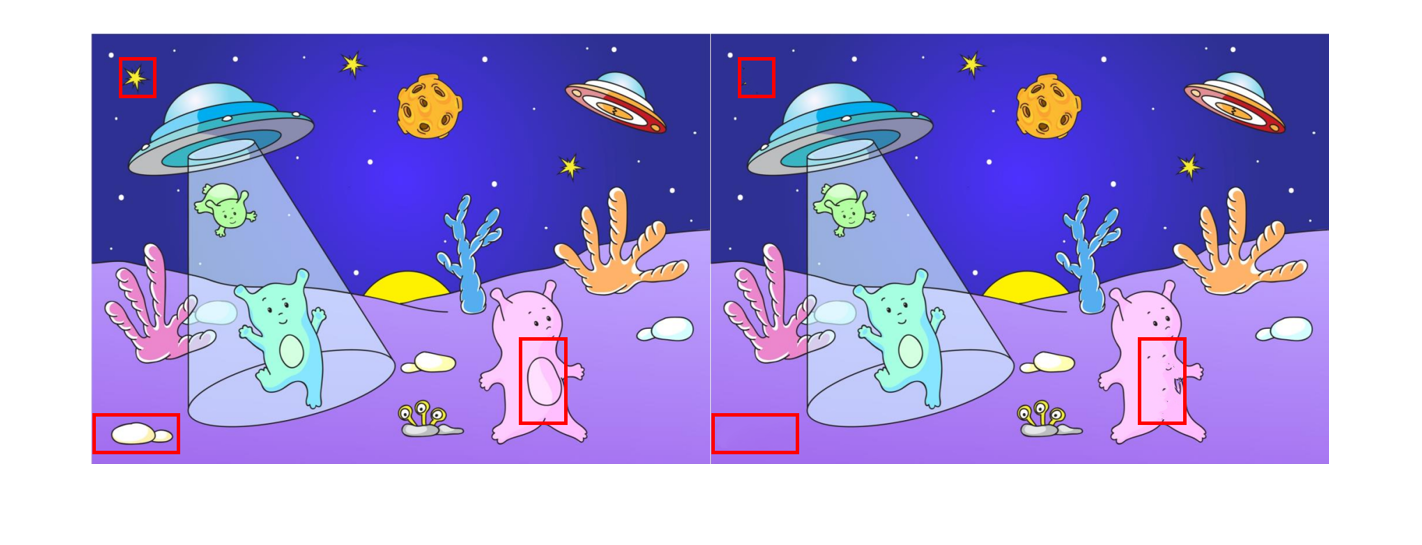
%> input picture montage1.png, 1422 x 545 px
$ octave --eval "result = segmentImage(imread('montage1.png'));"   (GNU Octave 9; MATLAB toolbox functions it lacks are replaced by stand-ins)
%> lines starting %> are read from the running program, lines starting %| are printed output that depends on the picture; in (x1, y1, x2, y2) boxes, pixels count from 0 and x2, y2 are one past the last pixel; in counts of white or black regions, pixels touching at a corner belong together; the program's own positions count from 1
function [BW,maskedImage] = segmentImage(X)
%segmentImage Segment image using auto-generated code from Image Segmenter app
%  [BW,MASKEDIMAGE] = segmentImage(X) segments image X using auto-generated
%  code from the Image Segmenter app. The final segmentation is returned in
%  BW, and a masked image is returned in MASKEDIMAGE.

% Auto-generated by imageSegmenter app on 18-Feb-2024
%----------------------------------------------------


% Adjust data to span data range.
X = imadjust(X);
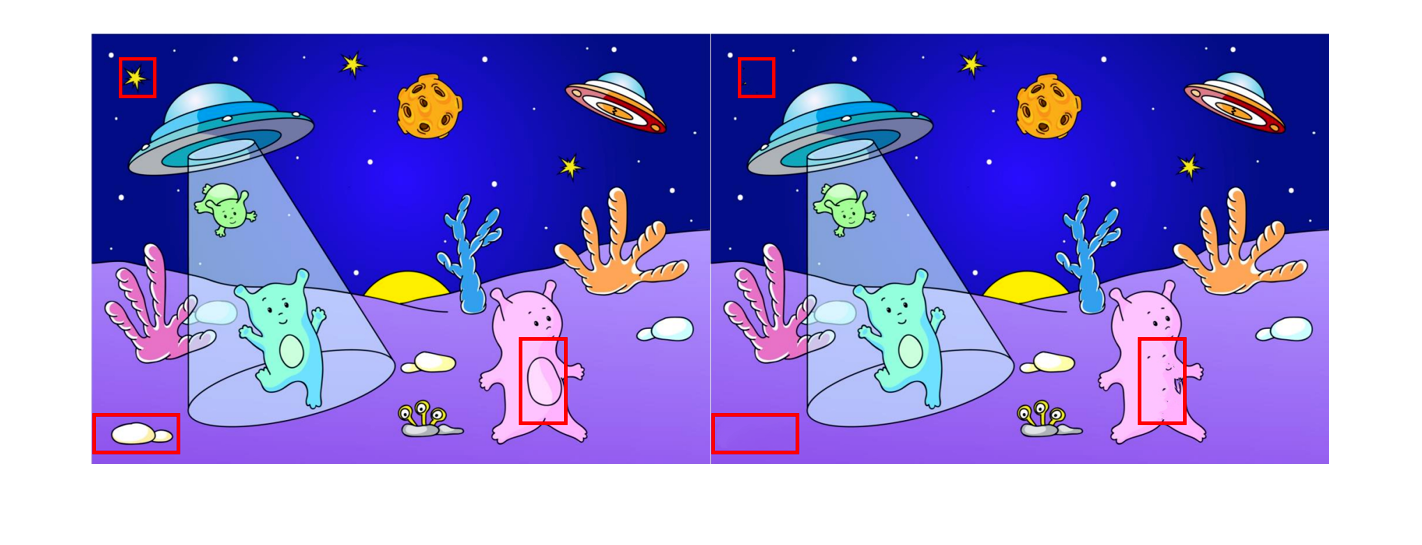
%> X: size 545x1422x3 uint8; mean R, G, B 149, 140.1, 213.1

% Threshold image with global threshold
BW = imbinarize(im2gray(X));
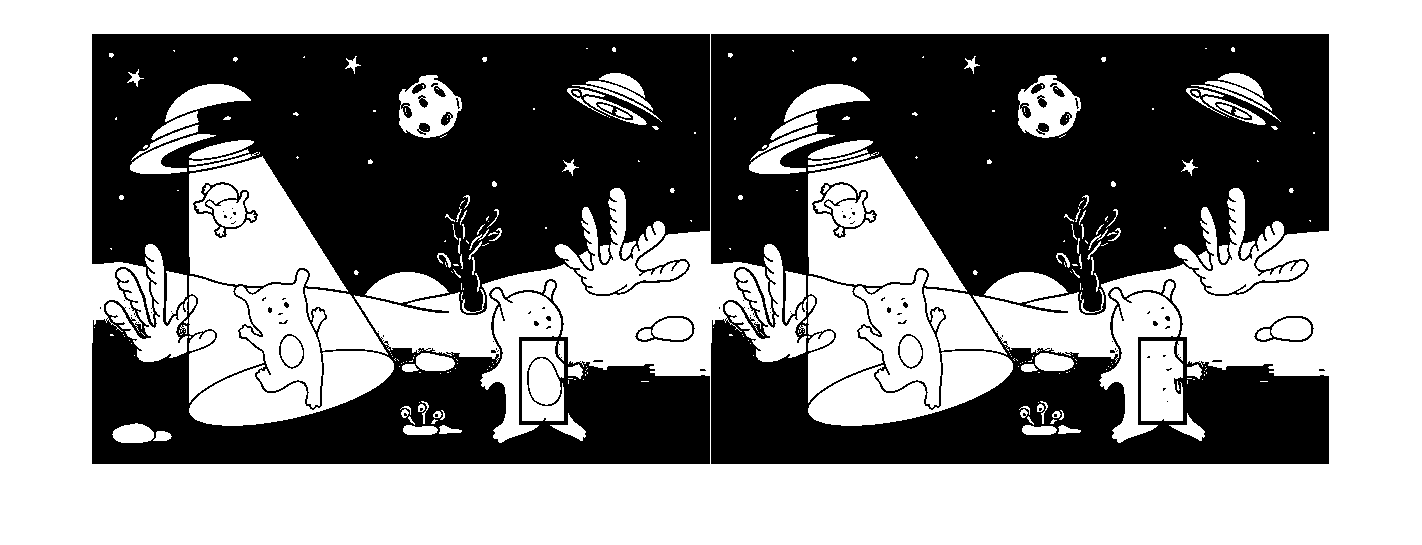
%> BW: size 545x1422 logical; 54.7% white; 95 black regions (71 under 20 px), largest, box (x1, y1, x2, y2) and area: (711, 34, 1329, 464) 174221, (92, 34, 710, 464) 173482, (193, 182, 258, 238) 616

% Dilate mask with default
radius = 6;
decomposition = 0;
se = strel('disk', radius, decomposition);
BW = imdilate(BW, se);
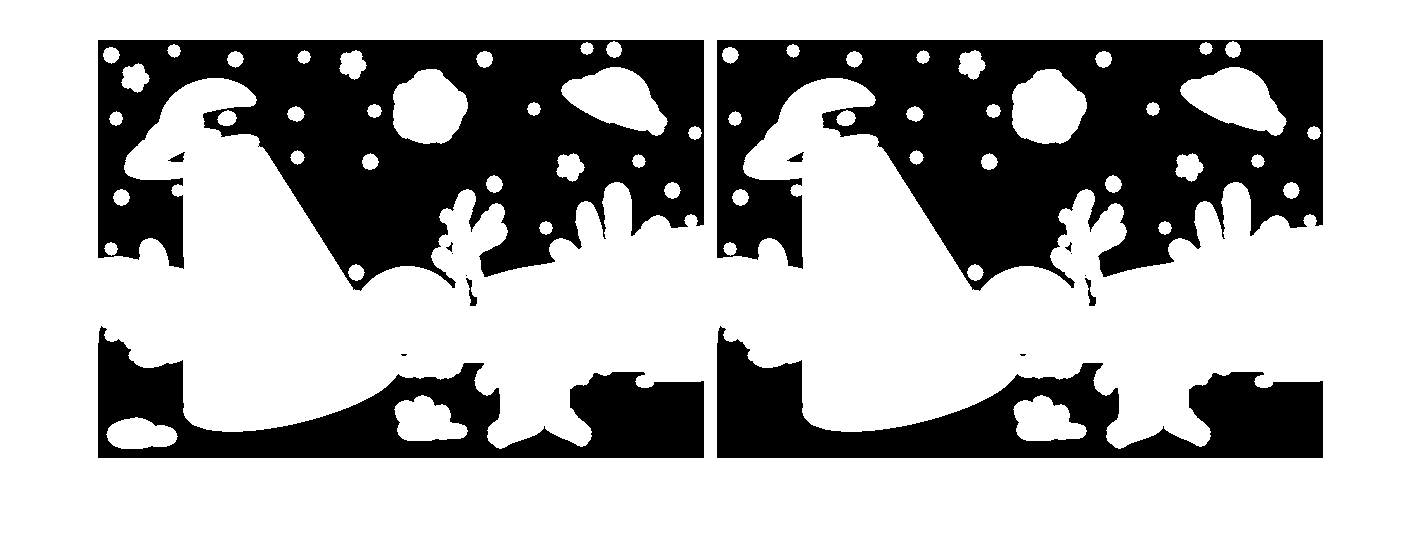
%> BW: size 545x1422 logical; 67.8% white; 16 black regions (6 under 20 px), largest, box (x1, y1, x2, y2) and area: (717, 40, 1323, 291) 91440, (98, 40, 704, 291) 90871, (717, 326, 1323, 458) 34171

% Create masked image.
maskedImage = X;
maskedImage(~BW) = 0;
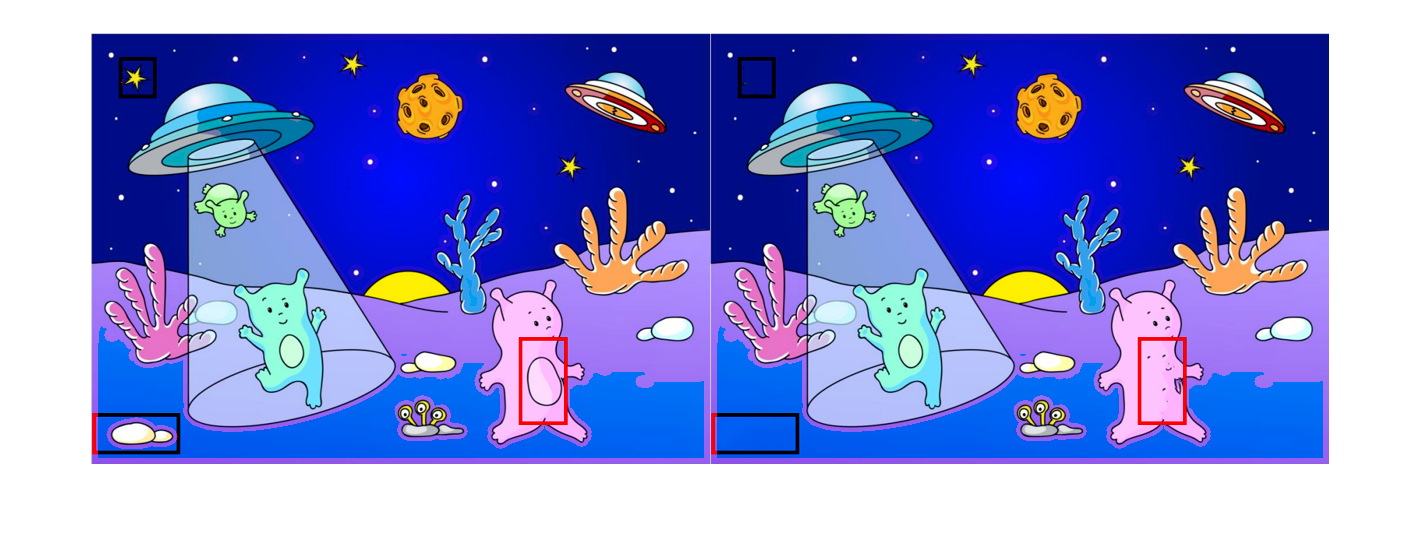
%> maskedImage: size 545x1422x3 uint8; mean R, G, B 131.5, 140.1, 213.1
end

$ run again, on montage2.png
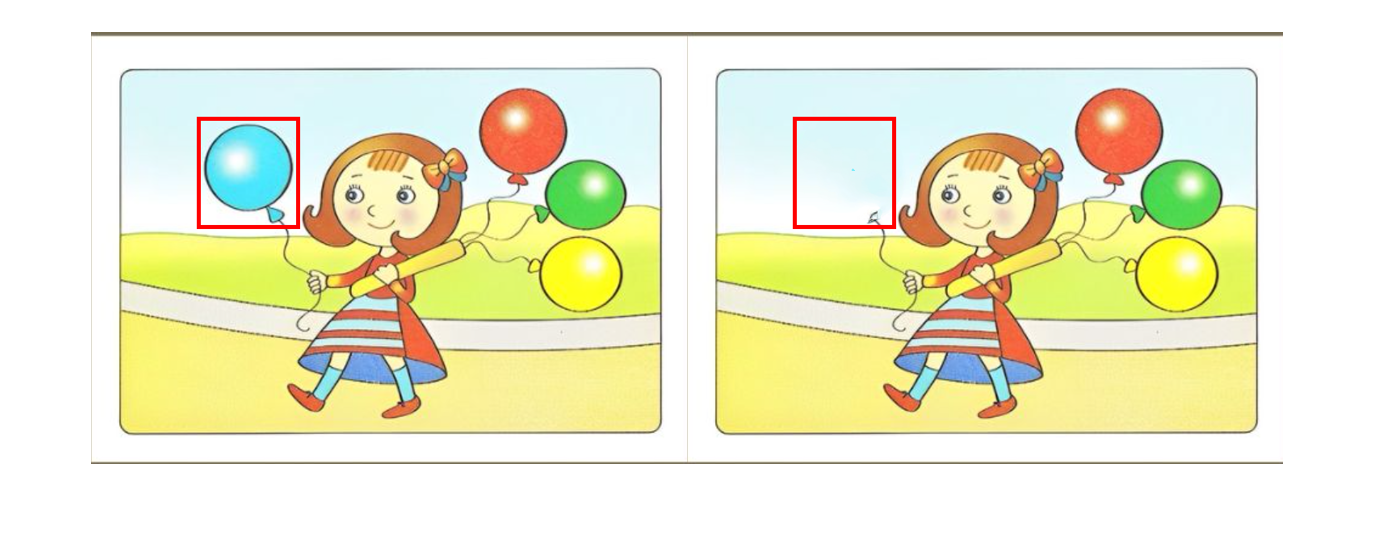
%> input picture montage2.png, 1376 x 545 px
%> in segmentImage, `BW = imbinarize(im2gray(X));`:
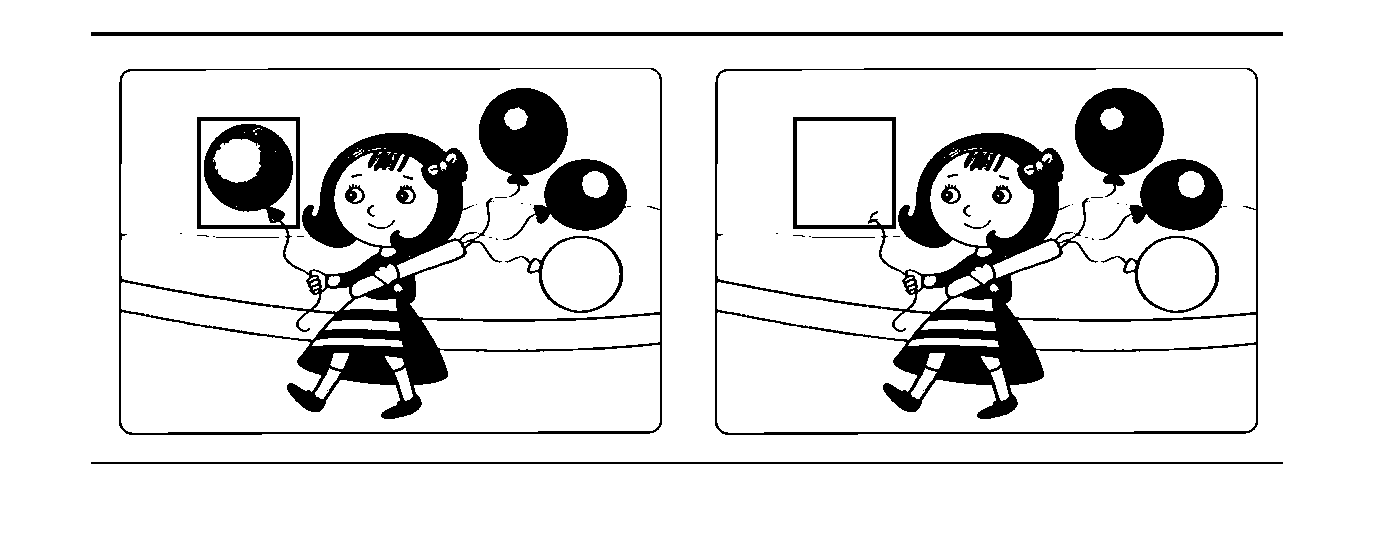
%> BW: size 545x1376 logical; 88% white; 50 black regions (26 under 20 px), largest, box (x1, y1, x2, y2) and area: (119, 68, 662, 435) 31830, (715, 68, 1258, 435) 27169, (479, 88, 568, 197) 5923
%> in segmentImage, `maskedImage(~BW) = 0;`:
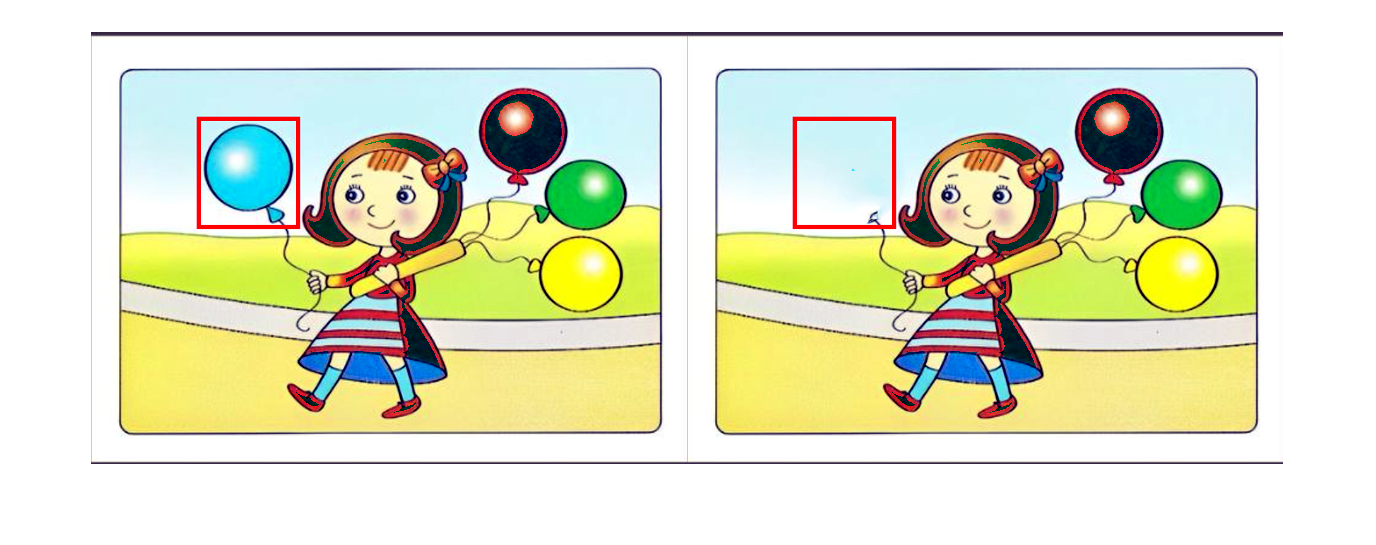
%> maskedImage: size 545x1376x3 uint8; mean R, G, B 223, 226.7, 198.1
